Frame 1 (no input): blank canvas, image omitted
Frame 60 (no input): blank canvas, image omitted
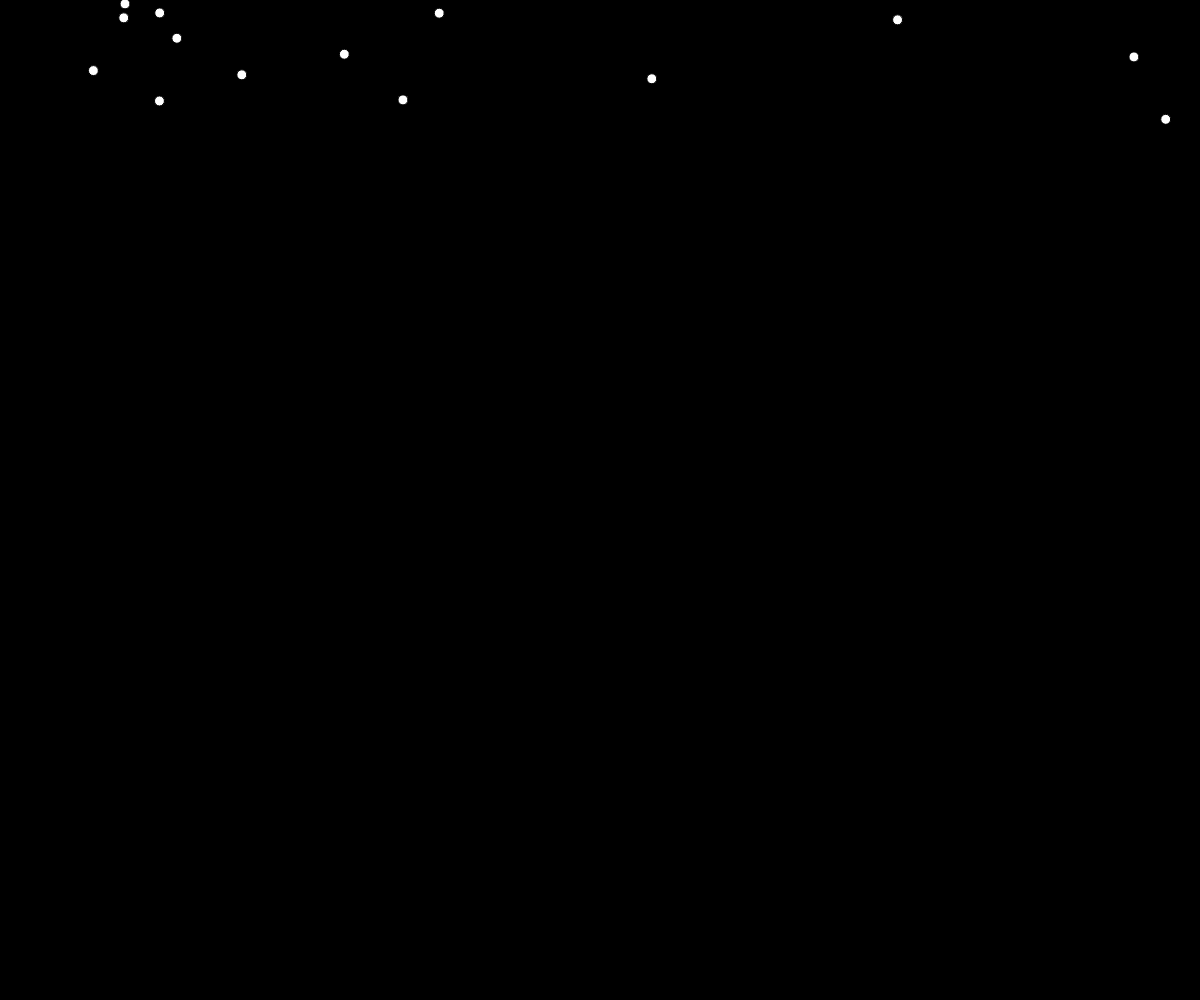
Frame 120 (the mouse pressed at the canvas centre since frame 60)

The p5.js sketch whose frames 1 and 60 were blank and that drew this single picture after the mouse press (run headless with seeded random() and noise() and a simulated clock; from frame 60 on, the mouse is pressed at the canvas centre):

// p5.js sketch
// ── sketch.js
let numero_fiocchi = 100

let fiocchi = []
let time = 0

function setup() {
  createCanvas(windowWidth, windowHeight)
 
  for (let i = 0; i < numero_fiocchi; i++) {
    let fiocco = {
      x: random(width),
      y: random(-height, 0),
      offX: random(1000),
      offY: random(1000)
    }
    fiocchi.push(fiocco)
  }
}

function draw() {
  background(0)
  time += 0.01
  
  for (let i = 0; i < numero_fiocchi; i++) {
    let fiocco = fiocchi[i]
    
    let noiseX = noise(fiocco.offX + time) * 2 - 1
    let noiseY = noise(fiocco.offY + time) * 2 - 1
    
    fiocco.x += noiseX
    fiocco.y += noiseY + 1
    
    fill(255)
    ellipse(fiocco.x, fiocco.y, 10, 10)
    
    if (fiocco.y > height || fiocco.x < 0 || fiocco.x > width) {
      fiocco.x = random(width)
      fiocco.y = random(-height, 0)
    }
  }
}
